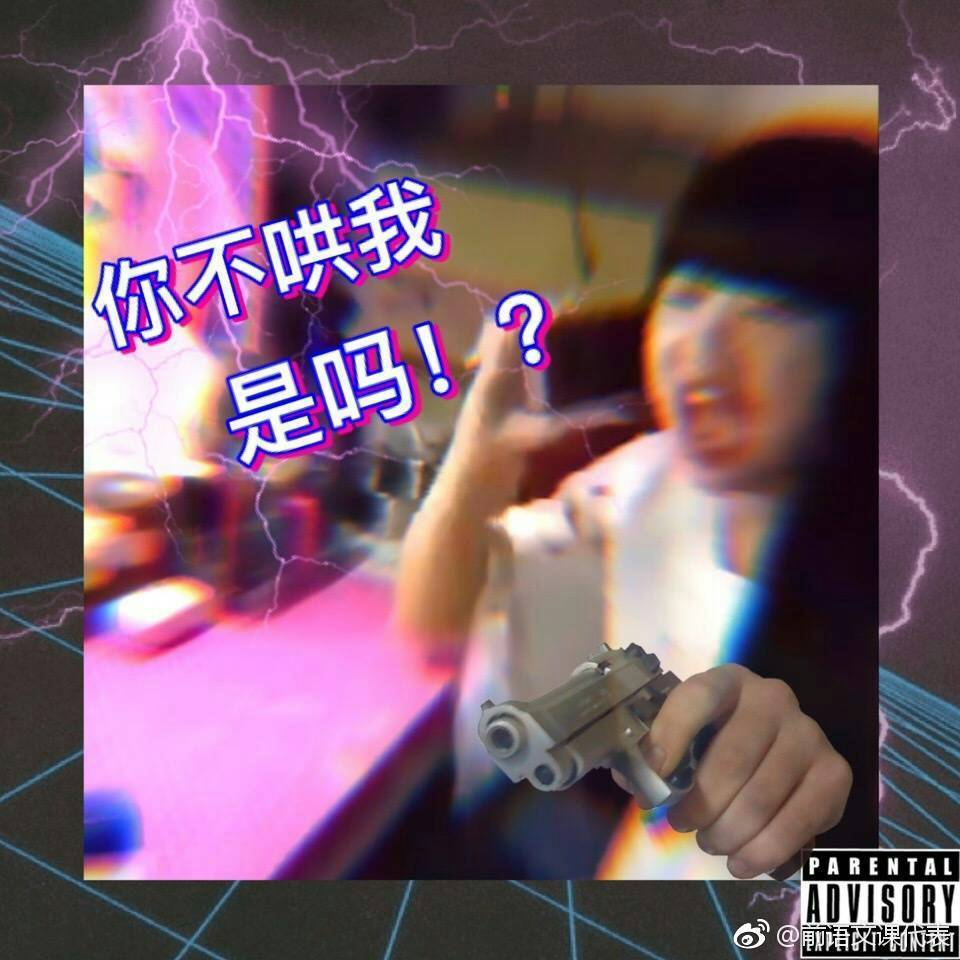
#> input picture test.jpg, 960 x 960 px
$ python test1.py
#> lines starting #> are read from the running program, lines starting #| are printed output that depends on the picture
# coding=gbk
from PIL import Image
import numpy as np
# import scipy
import matplotlib.pyplot as plt

def ImageToMatrix(filename):
    # 读取图片
#> called with filename = 'test.jpg'
    im = Image.open(filename)
#> im is the input picture: PIL image 960x960 RGB; mean R, G, B 120.5, 91.1, 107.2
    # 显示图片
#     im.show()
    width,height = im.size
#> width = 960; height = 960
    im = im.convert("L")
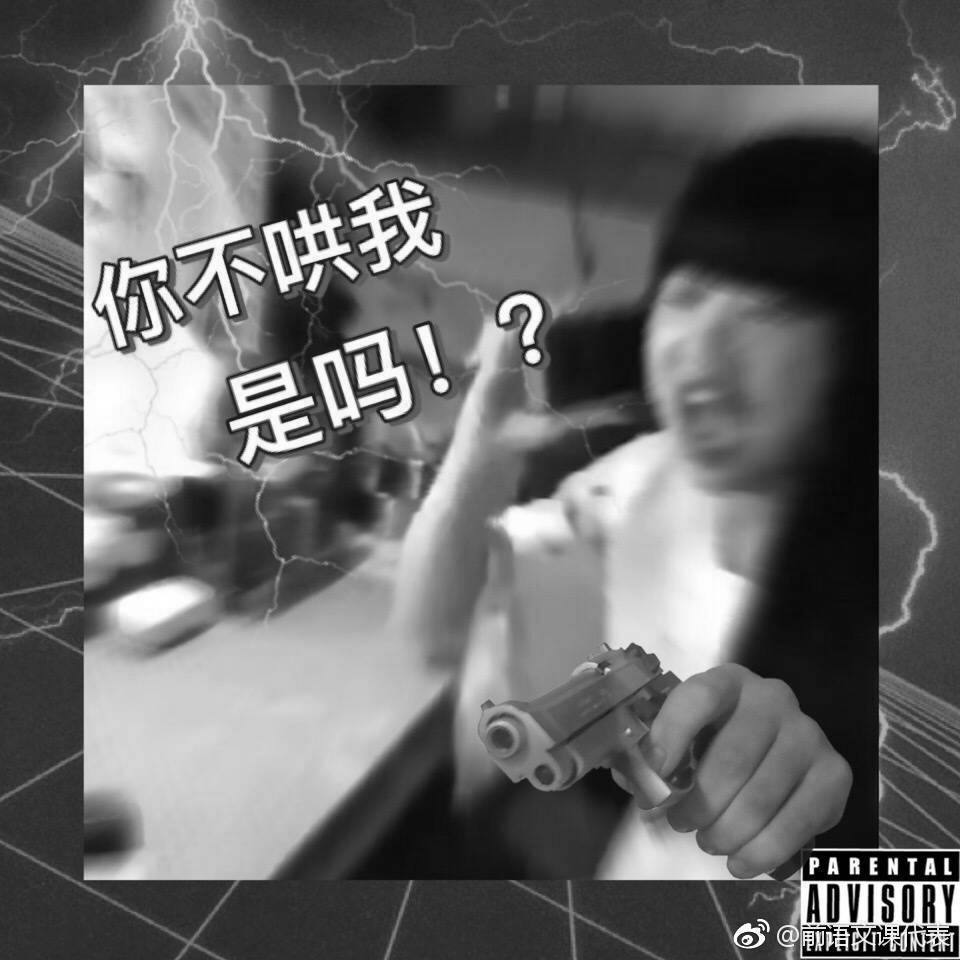
#> im: PIL image 960x960 L; min 0, max 255, mean 101.7
    data = im.getdata()
    data = np.matrix(data,dtype='float')/255.0
    #new_data = np.reshape(data,(width,height))
    new_data = np.reshape(data,(height,width))
#> (printed output is left out)
    return new_data
#     new_im = Image.fromarray(new_data)
#     # 显示图片
#     new_im.show()
def MatrixToImage(data):
    data = data*255
    new_im = Image.fromarray(data.astype(np.uint8))
    return new_im


filename = 'test.jpg'
data = ImageToMatrix(filename)
print(data)
new_im = MatrixToImage(data)
plt.imshow(data, cmap=plt.cm.gray, interpolation='nearest')
plt.show()
new_im.show()
new_im.save('lena_1.bmp')
